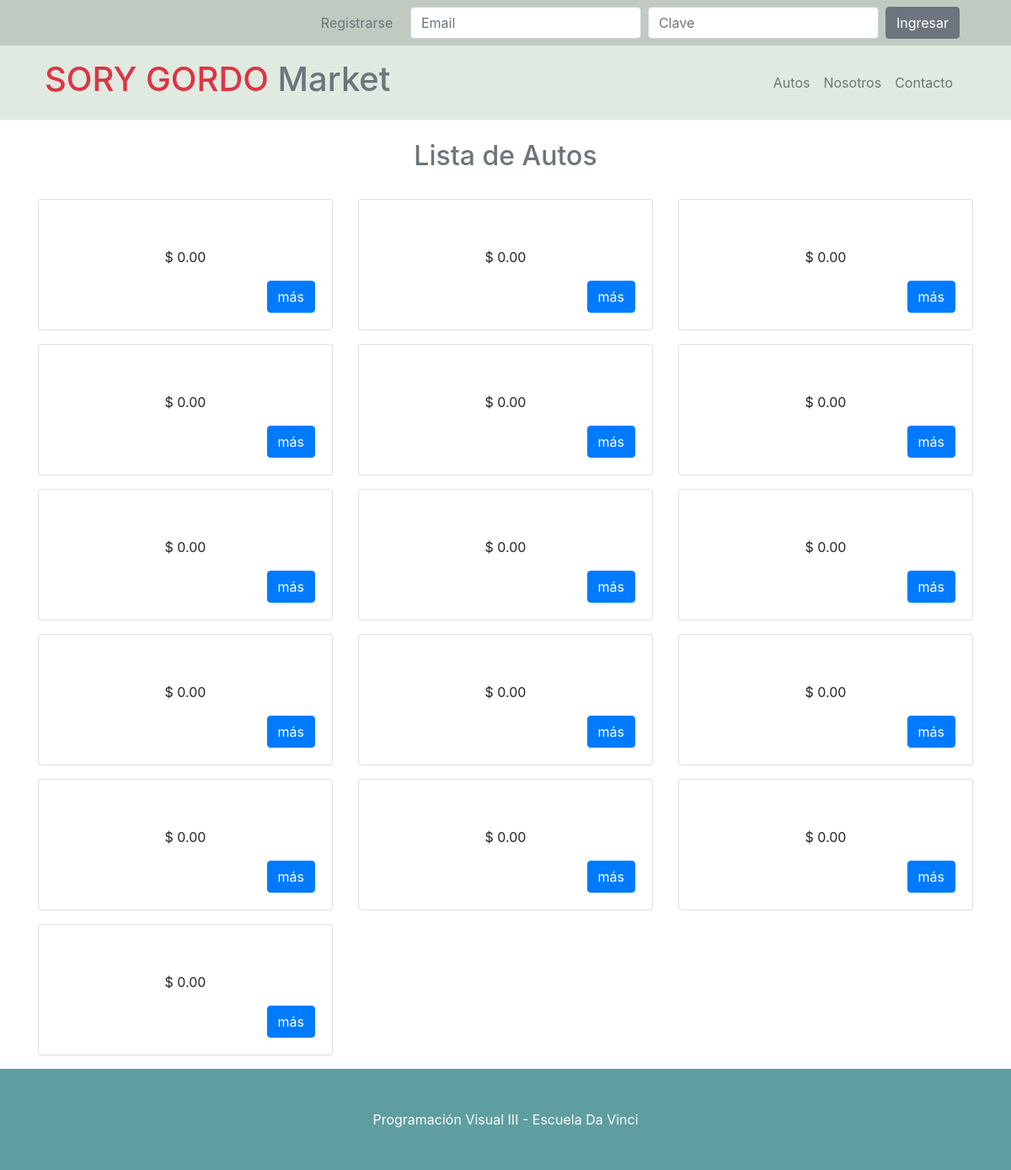
The page / on the database its author committed.
### tables this page shows
CREATE TABLE `autos`  (
  `id_auto` int(50) NOT NULL AUTO_INCREMENT,
  `id_marca` int(50) NOT NULL,
  `nombre` varchar(100) NOT NULL DEFAULT '',
  `detalles` varchar(100) NOT NULL DEFAULT '',
  `imagen` varchar(50) NULL DEFAULT NULL,
  `precio` decimal(7, 2) NOT NULL,
  PRIMARY KEY (`id_auto`) USING BTREE,
  UNIQUE INDEX `id_auto`(`id_auto`) USING BTREE,
  INDEX `autos_marcas`(`id_marca`) USING BTREE,
  CONSTRAINT `autos_marca` FOREIGN KEY (`id_marca`) REFERENCES `marcas` (`id_marca`) ON DELETE CASCADE ON UPDATE CASCADE
);

### index.php (the view, shortened to what this page needs)
<?php
require "templates/conexion.php";
?>
<!DOCTYPE html>
<html lang="es">
<head>
    <link rel="stylesheet" href="css/bootstrap.css">
    <link rel="stylesheet" href="css/estilos.css">
</head>
<body>
    <header class="fondo">
        <div class="container-fluid fondo3">
            <div class="container">
                <div class="row mb-3">
                    <div class="col text-right">
                        <?php
                        if( isset($_SESSION['nombre']) ){
                        ?>
                        <div class="text-right text-light pt-3 pb-1 mr-4">
                            <img src="imagenes/user.png" alt="Avatar">
                            <p class="d-inline-block ml-2">Bienvenido
                                <?php echo $_SESSION['nombre']; ?>
                                <?php echo $_SESSION['apellido']; ?> <a href="templates/cerrar.php" class="ml-3 text-info">Cerrar sesión</a></p>
                        </div>
                        <?php
                        }else{
                        ?>
                        <a href="index.php?e=2" class="text-secondary mr-3">Registrarse</a>
                        <form action="templates/login.php" method="post" class="form-inline my-2 mr-3 d-inline-flex justify-content-end">
                            <input class="form-control mr-sm-2" type="text" placeholder="Email" aria-label="Email" name="email">
                            <input class="form-control mr-sm-2" type="password" placeholder="Clave" aria-label="Clave" name="clave">
                            <input type="submit" value="Ingresar" class="btn btn-secondary my-2 my-sm-0">
                        </form>
                        <?php
                        }
                        ?>
                    </div>
                </div>
            </div>
        </div>
        <div class="container pb-3">
            <h1 class="text-muted pl-2"><span class="text-danger">SORY GORDO </span>Market</h1>
            <nav class="navbar navbar-expand-lg navbar-light">
                <div class="collapse navbar-collapse" id="barra">
                    <ul class="navbar-nav ml-auto">
                        <li class="nav-item">
                            <a class="nav-link" href="#">Autos</a>
                        </li>
                        <li class="nav-item">
                            <a class="nav-link" href="#">Nosotros</a>
                        </li>
                        <li class="nav-item">
                            <a class="nav-link" href="#">Contacto</a>
                        </li>
                    </ul>
                </div>
            </nav>
        </div>
    </header>
    <main class="container bg-white">
        <?php
        if( !isset($_GET['p']) ) {
        ?>
        <section class="row">
            <h2 class="col-12 py-4 text-secondary text-center">Lista de Autos</h2>
            <?php
            $query = "SELECT id_auto, id_marca, nombre, detalles, imagen, precio FROM autos";
            $res = mysqli_query($cnx, $query);
            while( $column = mysqli_fetch_assoc($res) ){
            ?>
            <div class="col-lg-4 text-center">
                <div class="card mb-3">
                    <div class="card-body">
                        <p class="card-text">$
                            <?php echo $column['precio']; ?>
                        </p>
                        <a class="btn btn-primary float-right" href="index.php?p=<?php echo $column['id_auto']; ?>" class="btn">más</a>
                    </div>
                </div>
            </div>
            <?php
            }
            ?>
        </section>
        <?php
        }
        ?>
    </main>
    <footer class="fondo2">
        <div class="container p-5">
            <p class="text-light text-center m-0">Programación Visual III - Escuela Da Vinci</p>
        </div>
    </footer>
</body>
</html>

### css/estilos.css (style rules this page uses)
.fondo { background-color: #e0eae0; }
.fondo2 { background-color: cadetblue; }
.fondo3 { background-color: #c0cac0; }
h1 { position: absolute; z-index: 1030; }

### rows shown on the page
autos: precio "0.00"
autos: precio "0.00"
autos: precio "0.00"
autos: precio "0.00"
autos: precio "0.00"
autos: precio "0.00"
autos: precio "0.00"
autos: precio "0.00"
autos: precio "0.00"
autos: precio "0.00"
autos: precio "0.00"
autos: precio "0.00"
autos: precio "0.00"
autos: precio "0.00"
autos: precio "0.00"
autos: precio "0.00"
